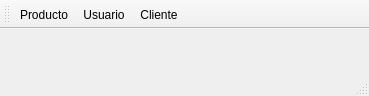
<?xml version="1.0" encoding="UTF-8"?>
<ui version="4.0">
 <class>MainWindow</class>
 <widget class="QMainWindow" name="MainWindow">
  <property name="geometry">
   <rect>
    <x>0</x>
    <y>0</y>
    <width>369</width>
    <height>96</height>
   </rect>
  </property>
  <property name="windowTitle">
   <string>ÓpticaJireh</string>
  </property>
  <property name="windowIcon">
   <iconset resource="Icons/Icons.qrc">
    <normaloff>:/Icons/internet-news-reader.png</normaloff>:/Icons/internet-news-reader.png</iconset>
  </property>
  <property name="iconSize">
   <size>
    <width>2</width>
    <height>2</height>
   </size>
  </property>
  <property name="toolButtonStyle">
   <enum>Qt::ToolButtonTextBesideIcon</enum>
  </property>
  <widget class="QWidget" name="centralWidget">
   <layout class="QGridLayout" name="gridLayout"/>
  </widget>
  <widget class="QToolBar" name="toolBar_modulos">
   <property name="windowTitle">
    <string>toolBar</string>
   </property>
   <property name="iconSize">
    <size>
     <width>40</width>
     <height>40</height>
    </size>
   </property>
   <property name="floatable">
    <bool>true</bool>
   </property>
   <attribute name="toolBarArea">
    <enum>TopToolBarArea</enum>
   </attribute>
   <attribute name="toolBarBreak">
    <bool>false</bool>
   </attribute>
   <addaction name="actionProducto"/>
   <addaction name="actionUsuario"/>
   <addaction name="actionCliente"/>
  </widget>
  <widget class="QStatusBar" name="statusBar">
   <property name="cursor">
    <cursorShape>IBeamCursor</cursorShape>
   </property>
  </widget>
  <action name="actionProducto">
   <property name="icon">
    <iconset resource="Icons/Icons.qrc">
     <normaloff>:/Icons/inventory-maintenance.png</normaloff>:/Icons/inventory-maintenance.png</iconset>
   </property>
   <property name="text">
    <string>Producto</string>
   </property>
   <property name="shortcut">
    <string>Ctrl+P</string>
   </property>
  </action>
  <action name="actionUsuario">
   <property name="icon">
    <iconset resource="Icons/Icons.qrc">
     <normaloff>:/Icons/users.png</normaloff>:/Icons/users.png</iconset>
   </property>
   <property name="text">
    <string>Usuario</string>
   </property>
   <property name="shortcut">
    <string>Ctrl+U</string>
   </property>
  </action>
  <action name="actionCliente">
   <property name="icon">
    <iconset resource="Icons/Icons.qrc">
     <normaloff>:/Icons/clients.png</normaloff>:/Icons/clients.png</iconset>
   </property>
   <property name="text">
    <string>Cliente</string>
   </property>
   <property name="shortcut">
    <string>Ctrl+L</string>
   </property>
  </action>
  <action name="actionEditar">
   <property name="icon">
    <iconset resource="Icons/Icons.qrc">
     <normaloff>:/Icons/1348112116_file_edit.png</normaloff>:/Icons/1348112116_file_edit.png</iconset>
   </property>
   <property name="text">
    <string>Editar</string>
   </property>
   <property name="toolTip">
    <string>Editar registro actual</string>
   </property>
   <property name="shortcut">
    <string>Ctrl+E</string>
   </property>
  </action>
  <action name="actionNuevo">
   <property name="icon">
    <iconset resource="Icons/Icons.qrc">
     <normaloff>:/Icons/1348112114_notification_add.png</normaloff>:/Icons/1348112114_notification_add.png</iconset>
   </property>
   <property name="text">
    <string>Nuevo</string>
   </property>
   <property name="toolTip">
    <string>Nuevo Registro</string>
   </property>
   <property name="shortcut">
    <string>Ctrl+N</string>
   </property>
  </action>
  <action name="actionBuscar">
   <property name="icon">
    <iconset resource="Icons/Icons.qrc">
     <normaloff>:/Icons/1349716430_zoom.png</normaloff>:/Icons/1349716430_zoom.png</iconset>
   </property>
   <property name="text">
    <string>Buscar</string>
   </property>
   <property name="shortcut">
    <string>Ctrl+B</string>
   </property>
  </action>
 </widget>
 <layoutdefault spacing="6" margin="11"/>
 <resources>
  <include location="Icons/Icons.qrc"/>
 </resources>
 <connections/>
</ui>
